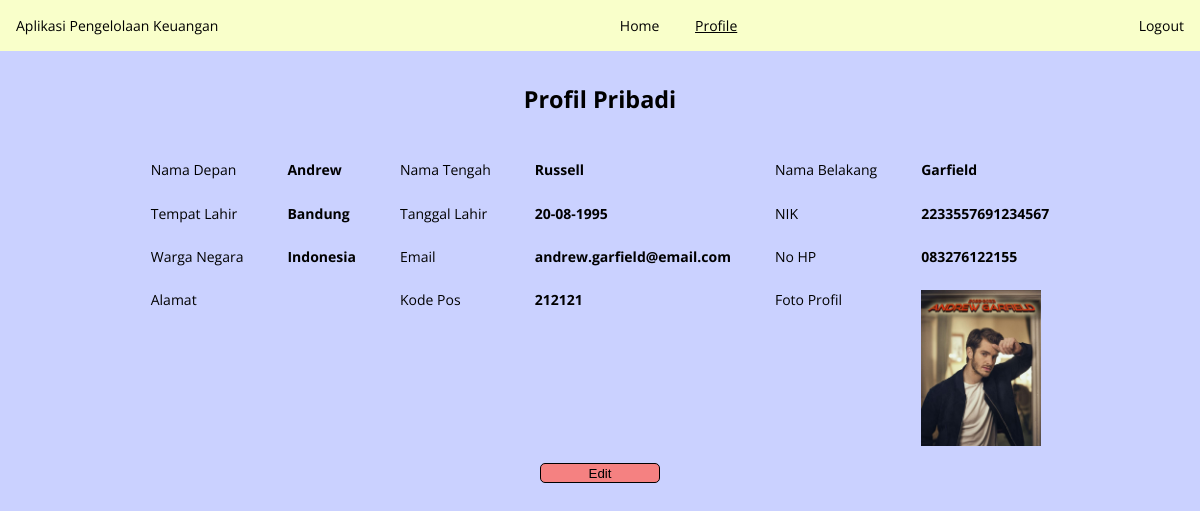
Screenshot of /profile.php (signed in) with the database file from the repository.
### tables this page shows
CREATE TABLE `mahasiswa` (
  `id` int(11) NOT NULL,
  `nama_depan` varchar(100) NOT NULL,
  `nama_tengah` varchar(100) NOT NULL,
  `nama_belakang` varchar(100) NOT NULL,
  `tempat_lahir` varchar(100) NOT NULL,
  `tanggal_lahir` date NOT NULL,
  `nik` varchar(16) NOT NULL,
  `warga_negara` varchar(100) NOT NULL,
  `email` varchar(100) NOT NULL,
  `no_hp` varchar(12) NOT NULL,
  `alamat` varchar(100) NOT NULL,
  `kode_pos` int(11) NOT NULL,
  `foto_profil` varchar(100) NOT NULL,
  `username` varchar(100) NOT NULL,
  `password` varchar(100) NOT NULL
);

### profile.php (the view, shortened to what this page needs)
<!DOCTYPE html>
<html lang="en">
<head>
</head>
<body>
    <div class="navbar">
        <span>Aplikasi Pengelolaan Keuangan</span>
        <div class="navbar-mid">
            <a href="home.php">Home</a>
            <a href="profile.php" class="active">Profile</a>
        </div>
        <a href="logout.php">Logout</a>
    </div>
    <div class="container profile-page">
        <div class="header">
            <h3>Profil Pribadi</h3>
        </div>
        <?php
        include "config.php";
        if (isset($_SESSION['username'])) {
            $username = $_SESSION['username'];
            $str_query = "SELECT * FROM mahasiswa WHERE username = '$username'";
            $result = mysqli_query($connection, $str_query);
            $fetch = mysqli_fetch_array($result);
            echo "
            <table>
            <tr>
                <td>Nama Depan</td>
                <td><b>" . $fetch['nama_depan'] . "</b></td>
                <td>Nama Tengah</td>
                <td><b>" . $fetch['nama_tengah'] . "</b></td>
                <td>Nama Belakang</td>
                <td><b>" . $fetch['nama_belakang'] . "</b></td>
            </tr>
            <tr>
                <td>Tempat Lahir</td>
                <td><b>" . $fetch['tempat_lahir'] . "</b></td>
                <td>Tanggal Lahir</td>
                <td><b>" . date_format(date_create($fetch['tanggal_lahir']), 'd-m-Y') . "</b></td>
                <td>NIK</td>
                <td><b>" . $fetch['nik'] . "</b></td>
            </tr>
            <tr>
                <td>Warga Negara</td>
                <td><b>" . $fetch['warga_negara'] . "</b></td>
                <td>Email</td>
                <td><b>" . $fetch['email'] . "</b></td>
                <td>No HP</td>
                <td><b>" . $fetch['no_hp'] . "</b></td>
            </tr>
            <tr>
                <td>Alamat</td>
                <td><b>" . $fetch['alamat'] . "</b></td>
                <td>Kode Pos</td>
                <td><b>" . $fetch['kode_pos'] . "</b></td>
                <td>Foto Profil</td>
                <td><img src='uploads/" . $fetch['foto_profil'] . "' width='120'></td>
            </tr>
        </table>
        <div class='edit-btn'><button><a class = 'edit-a' href='editProfile.php?id=" . $fetch['id'] . "'>Edit</a></button><br></div>
            ";
        } else {
            echo '<script type="text/javascript">';
            echo 'alert("Silahkan login terlebih dahulu!");';
            echo 'window.location.href = "login.php";';
            echo '</script>';
        }
        ?>
    </div>
</body>
</html>

### rows the page displays
mahasiswa: nama_depan "Andrew", nama_tengah "Russell", nama_belakang "Garfield", tempat_lahir "Bandung", tanggal_lahir "20-08-1995", nik "2233557691234567", warga_negara "Indonesia", email "andrew.garfield@email.com", no_hp "083276122155", kode_pos "212121", foto_profil (picture)
